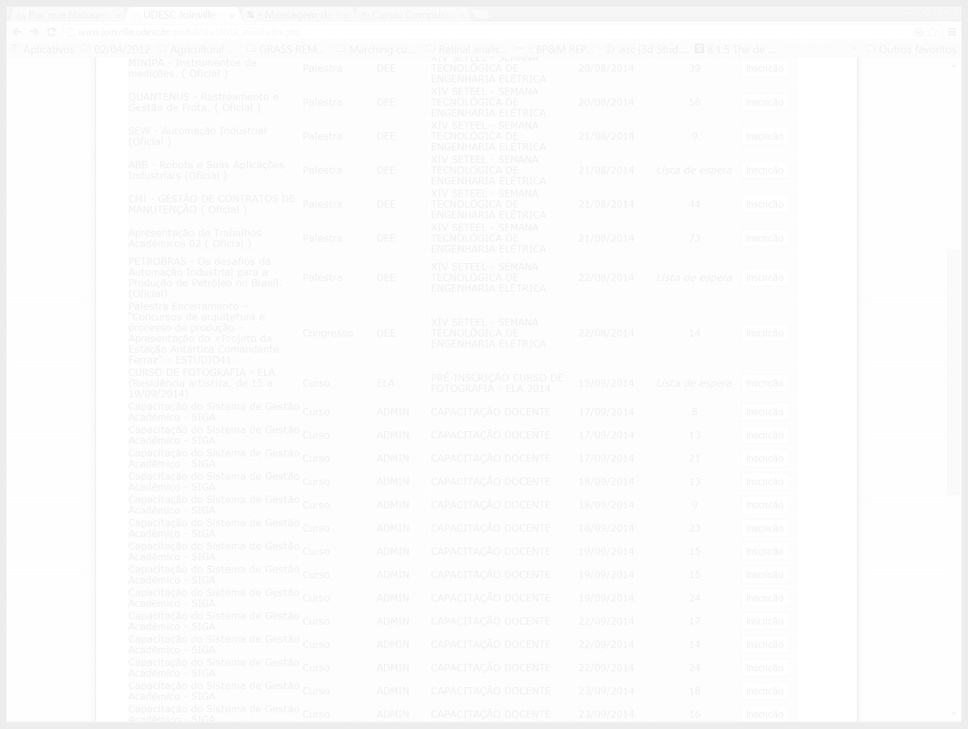
#> input picture Exercicios/T3-AlargamentoContraste/d/img/figuraClara.jpg, 968 x 729 px, shrunk from 1622 x 1222 before the run
$ python hist.py img/figuraClara.jpg out.png
#> lines starting #> are read from the running program, lines starting #| are printed output that depends on the picture
import numpy as np
import cv2
from matplotlib import pyplot
import sys

def printHist(img):
	hist = [0]*256
	k = 0
	for i in xrange(img.shape[0]):
		for j in xrange(img.shape[1]):
			hist[img[i, j]] += 1
	for i in hist:
		if i != 0:
			print("[%s] = %s" % (k, i))
		k += 1

img = cv2.imread(sys.argv[1], 0)
#> img is the input picture: shape (729, 968); min 233, max 255, mean 252.1
#printHist(img)
fig = pyplot.hist(img.ravel(), 256, [0,256]);
# [4 lines of commented-out code are left out]
pyplot.xlim([0,256])
pyplot.savefig(sys.argv[2])
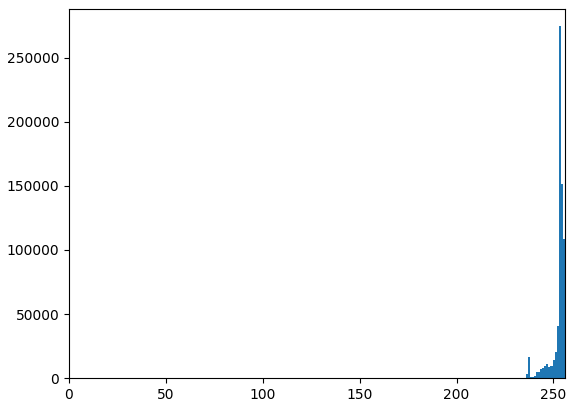
#> figure drawn by matplotlib, 1 panel; tallest bar 274520 high, from x = 253 to 254

$ run again, on Exercicios/T3-AlargamentoContraste/d/img/figuraEscura1.png
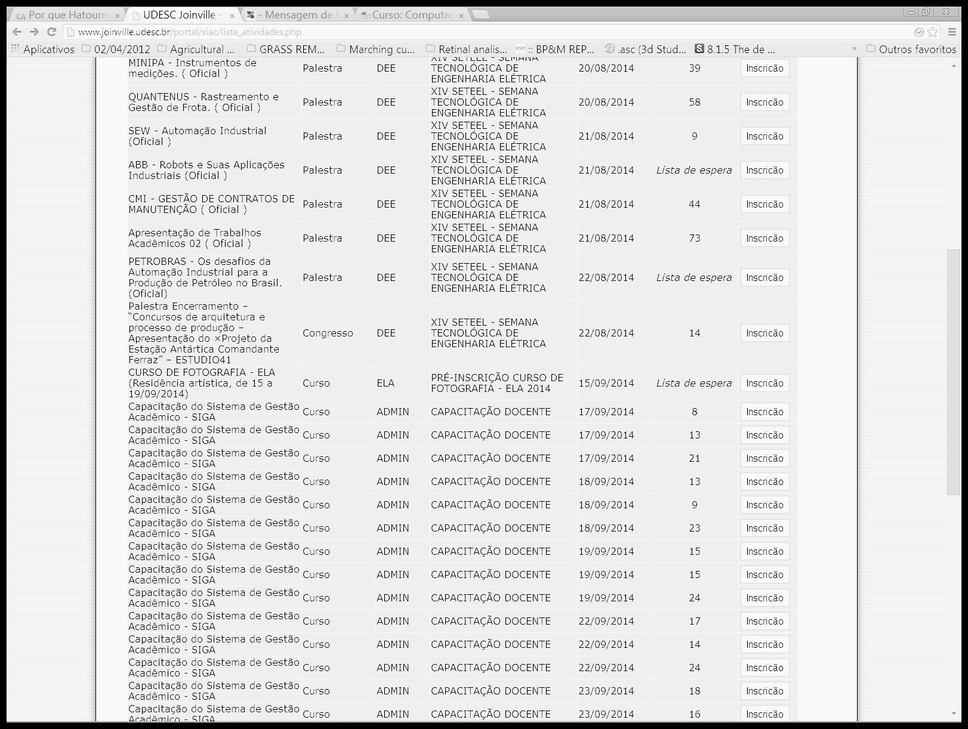
#> input picture Exercicios/T3-AlargamentoContraste/d/img/figuraEscura1.png, 968 x 729 px, shrunk from 1622 x 1222 before the run
#> img is the input picture: shape (729, 968); min 0, max 255, mean 224.6
#> `pyplot.savefig(sys.argv[2])`:
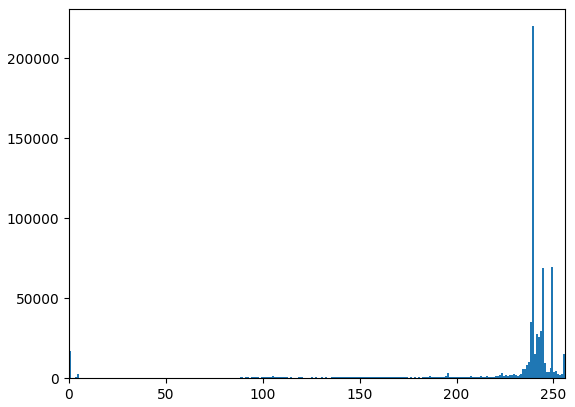
#> figure drawn by matplotlib, 1 panel; tallest bar 219909 high, from x = 239 to 240

$ run again, on Exercicios/T3-AlargamentoContraste/d/img/figuraEscura1_h.png
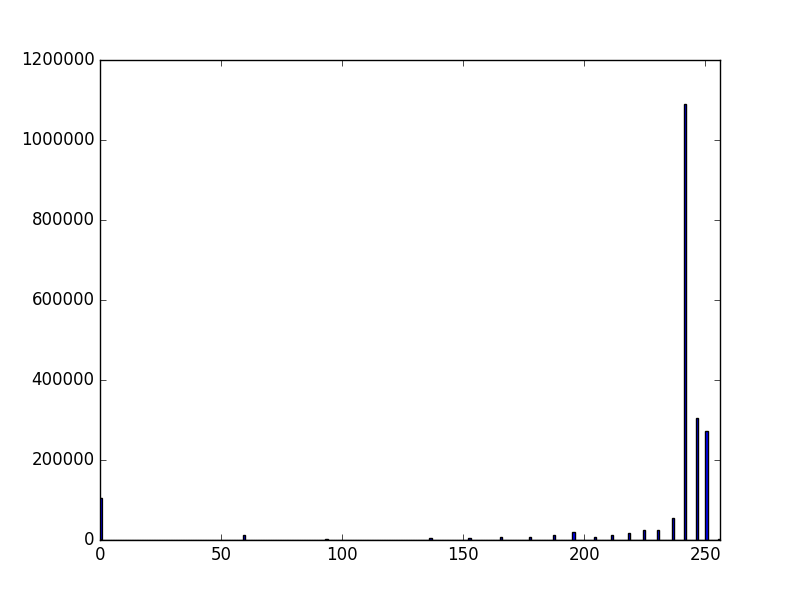
#> input picture Exercicios/T3-AlargamentoContraste/d/img/figuraEscura1_h.png, 800 x 600 px
#> `pyplot.savefig(sys.argv[2])`:
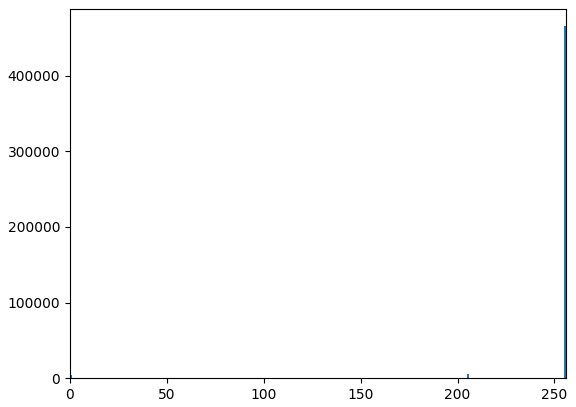
#> figure drawn by matplotlib, 1 panel; tallest bar 465451 high, from x = 255 to 256
